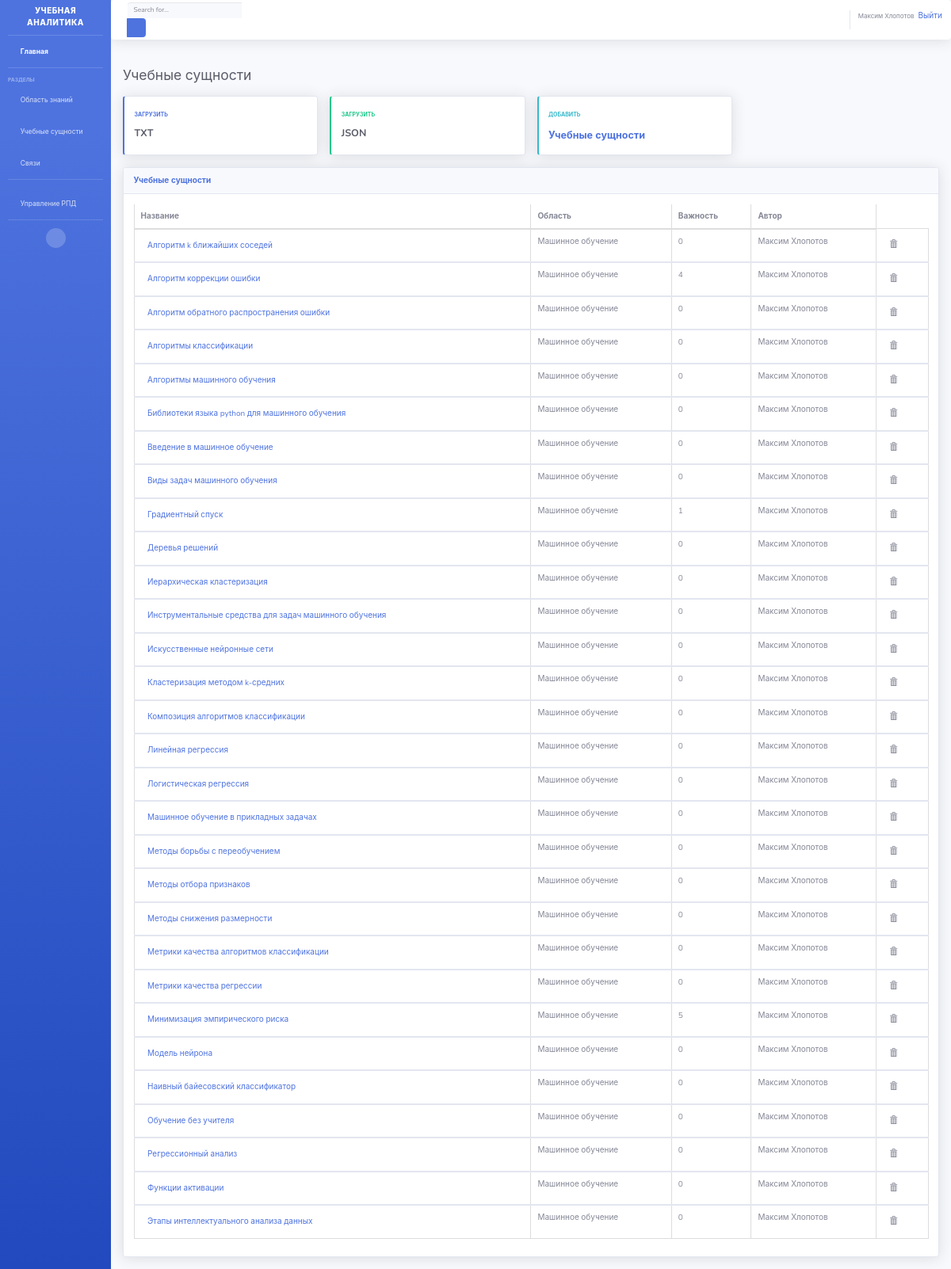
The app's page /items/ (signed in) with its own data.
### dataprocessing/models.py (models this page shows, shortened)
class Items(models.Model):
    name = models.CharField(max_length=200, blank=True, verbose_name='Название')
    domain = models.ForeignKey(Domain, null = True, blank = True, help_text='Укажите область', verbose_name='Область знаний',on_delete=models.CASCADE,)
    author = models.ForeignKey(User, on_delete=models.CASCADE, related_name = 'author', verbose_name='Пользователи')
    value = models.IntegerField(blank=True, null = True, default = 0, verbose_name='Значение')
    source = models.CharField(max_length=200, blank=True, verbose_name='Источник')

class Domain(models.Model):
    name = models.CharField(max_length=200, blank=True, verbose_name='Название')
    user = models.ManyToManyField(settings.AUTH_USER_MODEL, related_name = 'domain_user', verbose_name='Пользователи')
    def __str__(self):
        return self.name

### dataprocessing/views.py (the view)
# urls.py: url(r'^items/$', views.ItemsListView.as_view(), name = 'items'),
class ItemsListView(View):
    model = Items
    def get(self,request):
        items_list = Items.objects.order_by('name').all()
        domain_list = Domain.objects.all()
        return render(request, 'dataprocessing/items_list.html', {'items_list': items_list, 'domain_list': domain_list})

### dataprocessing/templates/dataprocessing/items_list.html (shortened to what this page needs)
{% extends "main.html" %}
{% load crispy_forms_tags %}
{% block content %}
{% if user.is_authenticated %}
{% if items_list %}
 <div class="d-sm-flex align-items-center justify-content-between mb-4">
      <h1 class="h3 mb-0 text-gray-800">Учебные сущности</h1>
      </div>
          <div class="row">
            <div class="col-xl-3 col-md-6 mb-4">
              <div class="card border-left-primary shadow h-100 py-2">
                <div class="card-body">
                  <div class="row no-gutters align-items-center">
                    <div class="col mr-2">
                      <div class="text-xs font-weight-bold text-primary text-uppercase mb-1">Загрузить</div>
                      <div class="h5 mb-0 font-weight-bold text-gray-800">TXT
                      </div>
                    </div>
                    <div class="col-auto">
                      <i class="fas fa-download fa-2x text-gray-300" data-toggle="modal" data-target="#TxtModal"></i>
                    </div>
                  </div>
                </div>
              </div>
            </div>
            <div class="col-xl-3 col-md-6 mb-4">
              <div class="card border-left-success shadow h-100 py-2">
                <div class="card-body">
                  <div class="row no-gutters align-items-center">
                    <div class="col mr-2">
                      <div class="text-xs font-weight-bold text-success text-uppercase mb-1">Загрузить</div>
                      <div class="h5 mb-0 font-weight-bold text-gray-800">JSON</div>
                    </div>
                    <div class="col-auto">
                      <i class="fas fa-download fa-2x text-gray-300" data-toggle="modal" data-target="#JsonModal"></i>
                    </div>
                  </div>
                </div>
              </div>
            </div>
            <div class="col-xl-3 col-md-6 mb-4">
              <div class="card border-left-info shadow h-100 py-2">
                <div class="card-body">
                  <div class="row no-gutters align-items-center">
                    <div class="col mr-2">
                      <div class="text-xs font-weight-bold text-info text-uppercase mb-1">Добавить</div>
                      <div class="row no-gutters align-items-center">
                        <div class="col-auto">
                          <div class="h5 mb-0 mr-3 font-weight-bold text-gray-800"><a href="{% url 'post_items' %}">Учебные сущности</a></div>
                        </div>
                      </div>
                    </div>
                    <div class="col-auto">
                      <i class="fas fa-clipboard-list fa-2x text-gray-300"></i>
                    </div>
                  </div>
                </div>
              </div>
            </div>
</div>
          <div class="card shadow mb-4">
            <div class="card-header py-3">
              <h6 class="m-0 font-weight-bold text-primary">Учебные сущности</h6>
            </div>
            <div class="card-body">
              <div class="table-responsive">
                <table class="table table-bordered" id="dataTable" width="100%" cellspacing="0">
                  <thead>
                <tr>
                  <th>Название</th>
                  <th>Область</th>
                  <th>Важность</th>
                  <th>Автор</th>
                </tr>
              </thead>
              <tbody>
              <div class="form-check">
              {% for item in items_list %}
              {% for user in item.domain.user.all %}
                {% if user == request.user %}
                <tr>
                <td><a class="btn btn-link" href="{% url 'details' pk=item.pk %}">{{ item.name }}</a></td>
                 <td>{{item.domain}}</td>
                 <td>{{item.value}}</td>
                 <td>{{item.author.get_full_name}}</td>
                 <td><a class="btn btn-default" href="{% url 'items_delete' pk=item.pk %}"><span class="glyphicon glyphicon-trash"></span></a></td>
                </tr>
              </tbody>
              {%endif%}
              {% endfor %}
    {% endfor %}
            </table>
          </div>
</div>
</div>
{% endif %}
{%else%}
     <p>Войдите или зарегестрируйтесь, чтобы увидеть эту страницу.</p>
     <p><a href="{% url 'login'%}?next={{request.path}}">Войти</a></p>
     <p><a href="{% url 'register' %}">Зарегестрироваться</a></p>
{% endif %}
{% endblock %}

### dataprocessing/templates/main.html (shortened to what this page needs)
<!DOCTYPE html>
<html lang="en">
<head>
  <link rel="stylesheet" href="https://maxcdn.bootstrapcdn.com/bootstrap/3.3.7/css/bootstrap.min.css">
  <link rel="stylesheet" href="https://cdn.jsdelivr.net/npm/bootstrap-select@1.13.12/dist/css/bootstrap-select.min.css">
  <link href="/static/vendor/fontawesome-free/css/all.min.css" rel="stylesheet" type="text/css">
  {% load static%}
  <link href="/static/css/sb-admin-2.min.css" rel="stylesheet">
</head>
<body id="page-top">
  <div id="wrapper">
    <ul class="navbar-nav bg-gradient-primary sidebar sidebar-dark accordion" id="accordionSidebar">
      <a class="sidebar-brand d-flex align-items-center justify-content-center" href="{% url 'index' %}">
        <div class="sidebar-brand-text mx-3">УЧЕБНАЯ АНАЛИТИКА</div>
      </a>
      <hr class="sidebar-divider my-0">
      <li class="nav-item active">
        <a class="nav-link" href="{% url 'index' %}">
          <i class="fas fa-fw fa-tachometer-alt"></i>
          <span>Главная</span></a>
      </li>
      <hr class="sidebar-divider">
      <div class="sidebar-heading">
        Разделы
      </div>
      {% if user.is_authenticated %}
      <li class="nav-item">
        <a class="nav-link" href="{% url 'domain' %}">
          <i class="fas fa-fw fa-university"></i>
          <span>Область знаний</span></a>
      </li>
      <li class="nav-item">
        <a class="nav-link" href="{% url 'items' %}">
          <i class="fas fa-fw fa-list"></i>
          <span>Учебные сущности</span></a>
      </li>
      <li class="nav-item">
        <a class="nav-link" href="{% url 'relation' %}">
          <i class="fas fa-fw fa-sitemap"></i>
          <span>Связи</span></a>
      </li>
      <hr class="sidebar-divider">
      {% if user.is_staff %}
      <li class="nav-item">
        <a class="nav-link" href="{% url 'workprograms' %}">
          <i class="fas fa-fw fa-university"></i>
          <span>Управление РПД</span></a>
      </li>
      {% endif %}
      <hr class="sidebar-divider d-none d-md-block">
      <div class="text-center d-none d-md-inline">
        <button class="rounded-circle border-0" id="sidebarToggle"></button>
      </div>
    </ul>
    <div id="content-wrapper" class="d-flex flex-column">
      <div id="content">
        <nav class="navbar navbar-expand navbar-light bg-white topbar mb-4 static-top shadow">
          <form class="d-none d-sm-inline-block form-inline mr-auto ml-md-3 my-2 my-md-0 mw-100 navbar-search">
            <div class="input-group">
              <input type="text" class="form-control bg-light border-0 small" placeholder="Search for..." aria-label="Search" aria-describedby="basic-addon2">
              <div class="input-group-append">
                <button class="btn btn-primary" type="button">
                  <i class="fas fa-search fa-sm"></i>
                </button>
              </div>
            </div>
          </form>
          <ul class="navbar-nav ml-auto">
            <a href="#"><span class="mr-2 d-none d-lg-inline text-gray-600 small">{{ user.get_full_name}}</span></a>
            <a href="{% url 'logout'%}">Выйти</a>
            {% endif %}
          </ul>
        </nav>
        <div class="container-fluid">
        {% block content %}{% endblock %}
        </div>
      </div>
    </div>
  </div>
</body>
</html>

### records on screen
Items: name "Алгоритм k ближайших соседей", domain "Машинное обучение", value "0", author.get_full_name "Максим Хлопотов"
Items: name "Алгоритм коррекции ошибки", domain "Машинное обучение", value "4", author.get_full_name "Максим Хлопотов"
Items: name "Алгоритм обратного распространения ошибки", domain "Машинное обучение", value "0", author.get_full_name "Максим Хлопотов"
Items: name "Алгоритмы классификации", domain "Машинное обучение", value "0", author.get_full_name "Максим Хлопотов"
Items: name "Алгоритмы машинного обучения", domain "Машинное обучение", value "0", author.get_full_name "Максим Хлопотов"
Items: name "Библиотеки языка python для машинного обучения", domain "Машинное обучение", value "0", author.get_full_name "Максим Хлопотов"
Items: name "Введение в машинное обучение", domain "Машинное обучение", value "0", author.get_full_name "Максим Хлопотов"
Items: name "Виды задач машинного обучения", domain "Машинное обучение", value "0", author.get_full_name "Максим Хлопотов"
Items: name "Градиентный спуск", domain "Машинное обучение", value "1", author.get_full_name "Максим Хлопотов"
Items: name "Деревья решений", domain "Машинное обучение", value "0", author.get_full_name "Максим Хлопотов"
Items: name "Иерархическая кластеризация", domain "Машинное обучение", value "0", author.get_full_name "Максим Хлопотов"
Items: name "Инструментальные средства для задач машинного обучения", domain "Машинное обучение", value "0", author.get_full_name "Максим Хлопотов"
Items: name "Искусственные нейронные сети", domain "Машинное обучение", value "0", author.get_full_name "Максим Хлопотов"
Items: name "Кластеризация методом k-средних", domain "Машинное обучение", value "0", author.get_full_name "Максим Хлопотов"
Items: name "Композиция алгоритмов классификации", domain "Машинное обучение", value "0", author.get_full_name "Максим Хлопотов"
Items: name "Линейная регрессия", domain "Машинное обучение", value "0", author.get_full_name "Максим Хлопотов"
Items: name "Логистическая регрессия", domain "Машинное обучение", value "0", author.get_full_name "Максим Хлопотов"
Items: name "Машинное обучение в прикладных задачах", domain "Машинное обучение", value "0", author.get_full_name "Максим Хлопотов"
Items: name "Методы борьбы с переобучением", domain "Машинное обучение", value "0", author.get_full_name "Максим Хлопотов"
Items: name "Методы отбора признаков", domain "Машинное обучение", value "0", author.get_full_name "Максим Хлопотов"
Items: name "Методы снижения размерности", domain "Машинное обучение", value "0", author.get_full_name "Максим Хлопотов"
Items: name "Метрики качества алгоритмов классификации", domain "Машинное обучение", value "0", author.get_full_name "Максим Хлопотов"
Items: name "Метрики качества регрессии", domain "Машинное обучение", value "0", author.get_full_name "Максим Хлопотов"
Items: name "Минимизация эмпирического риска", domain "Машинное обучение", value "5", author.get_full_name "Максим Хлопотов"
Items: name "Модель нейрона", domain "Машинное обучение", value "0", author.get_full_name "Максим Хлопотов"
Items: name "Наивный байесовский классификатор", domain "Машинное обучение", value "0", author.get_full_name "Максим Хлопотов"
Items: name "Обучение без учителя", domain "Машинное обучение", value "0", author.get_full_name "Максим Хлопотов"
Items: name "Регрессионный анализ", domain "Машинное обучение", value "0", author.get_full_name "Максим Хлопотов"
Items: name "Функции активации", domain "Машинное обучение", value "0", author.get_full_name "Максим Хлопотов"
Items: name "Этапы интеллектуального анализа данных", domain "Машинное обучение", value "0", author.get_full_name "Максим Хлопотов"

### other values on screen
{{ user.get_full_name }} "Максим Хлопотов"
